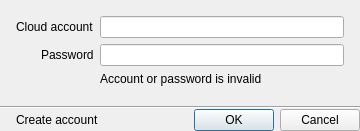
<?xml version="1.0" encoding="UTF-8"?>
<ui version="4.0">
 <class>QnLinkToCloudDialog</class>
 <widget class="QDialog" name="QnLinkToCloudDialog">
  <property name="geometry">
   <rect>
    <x>0</x>
    <y>0</y>
    <width>360</width>
    <height>131</height>
   </rect>
  </property>
  <property name="windowTitle">
   <string>Link to Cloud</string>
  </property>
  <layout class="QVBoxLayout" name="verticalLayout" stretch="0,1,0,0">
   <property name="spacing">
    <number>0</number>
   </property>
   <property name="leftMargin">
    <number>0</number>
   </property>
   <property name="topMargin">
    <number>0</number>
   </property>
   <property name="rightMargin">
    <number>0</number>
   </property>
   <property name="bottomMargin">
    <number>0</number>
   </property>
   <item>
    <widget class="QWidget" name="credentialsWidget" native="true">
     <layout class="QFormLayout" name="formLayout_2">
      <property name="labelAlignment">
       <set>Qt::AlignRight|Qt::AlignTrailing|Qt::AlignVCenter</set>
      </property>
      <property name="leftMargin">
       <number>16</number>
      </property>
      <property name="topMargin">
       <number>16</number>
      </property>
      <property name="rightMargin">
       <number>16</number>
      </property>
      <property name="bottomMargin">
       <number>16</number>
      </property>
      <item row="2" column="0">
       <widget class="QLabel" name="passwordLabel">
        <property name="text">
         <string>Password</string>
        </property>
       </widget>
      </item>
      <item row="2" column="1">
       <widget class="QLineEdit" name="passwordLineEdit">
        <property name="echoMode">
         <enum>QLineEdit::Password</enum>
        </property>
       </widget>
      </item>
      <item row="3" column="1">
       <widget class="QLabel" name="invalidCredentialsLabel">
        <property name="text">
         <string>Account or password is invalid</string>
        </property>
       </widget>
      </item>
      <item row="1" column="1">
       <widget class="QLineEdit" name="accountLineEdit"/>
      </item>
      <item row="1" column="0">
       <widget class="QLabel" name="accountLabel">
        <property name="text">
         <string>Cloud account</string>
        </property>
       </widget>
      </item>
     </layout>
    </widget>
   </item>
   <item>
    <spacer name="verticalSpacer">
     <property name="orientation">
      <enum>Qt::Vertical</enum>
     </property>
     <property name="sizeHint" stdset="0">
      <size>
       <width>20</width>
       <height>40</height>
      </size>
     </property>
    </spacer>
   </item>
   <item>
    <widget class="Line" name="line">
     <property name="orientation">
      <enum>Qt::Horizontal</enum>
     </property>
    </widget>
   </item>
   <item>
    <layout class="QHBoxLayout" name="horizontalLayout">
     <property name="leftMargin">
      <number>16</number>
     </property>
     <property name="topMargin">
      <number>0</number>
     </property>
     <property name="rightMargin">
      <number>0</number>
     </property>
     <property name="bottomMargin">
      <number>0</number>
     </property>
     <item>
      <widget class="QLabel" name="createAccountLabel">
       <property name="text">
        <string notr="true">Create account</string>
       </property>
       <property name="textFormat">
        <enum>Qt::RichText</enum>
       </property>
       <property name="openExternalLinks">
        <bool>true</bool>
       </property>
      </widget>
     </item>
     <item>
      <widget class="QDialogButtonBox" name="buttonBox">
       <property name="standardButtons">
        <set>QDialogButtonBox::Cancel|QDialogButtonBox::Ok</set>
       </property>
      </widget>
     </item>
    </layout>
   </item>
  </layout>
 </widget>
 <tabstops>
  <tabstop>accountLineEdit</tabstop>
  <tabstop>passwordLineEdit</tabstop>
 </tabstops>
 <resources/>
 <connections/>
</ui>
